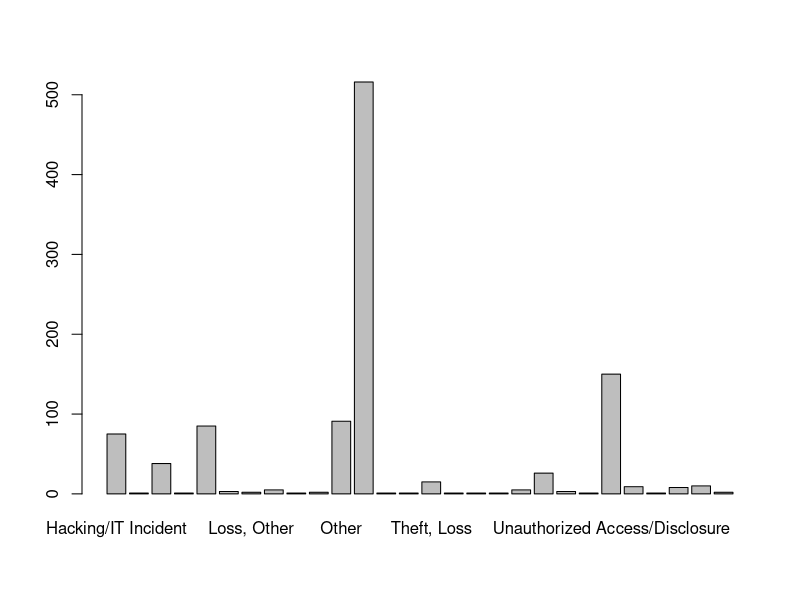

Here is the R script that generated this plot: (Note: this script raises an error after producing the figure.)
## ---- chunk 1
getwd()
install.packages("readr")
library(readr)
datos=read_csv("Cyber Security Breaches.csv")
brechas=datos$Type_of_Breach
table((brechas))

sum(table(brechas))
length(unique(brechas))
barplot(table(brechas))


table()
table(datos$Individuals_Affected,datos$Type_of_Breach)
tabla1=data.frame(datos$Individuals_Affected,datos$Type_of_Breach)
tabla1
table(tabla1)

mosaicplot(table(datos$Individuals_Affected),table(datos$Type_of_Breach))

df=aggregate(datos$Individuals_Affected, by=list(TypeofBreach=datos$Type_of_Breach), FUN=sum)
typeof(df)
df
df2 <- c(aggregate(datos$Individuals_Affected, by=list(TypeofBreach=datos$Type_of_Breach), FUN=sum))
df2




df2[order(df2$x),]

df2=df[order(df$x,decreasing=T),]


